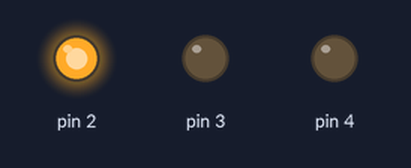
Bench run of a sketch on a simulated Arduino Uno, built with avr-gcc and run on an emulated ATmega328P. Parts: output pins drawn as LEDs (lit = HIGH).

Above: at 0.2 s.
At 1.5 s:
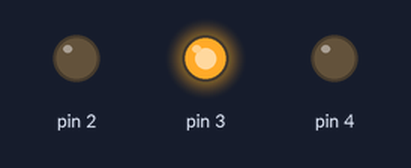
At 3.7 s:
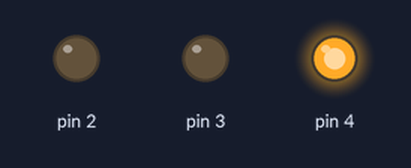
At 5.2 s:
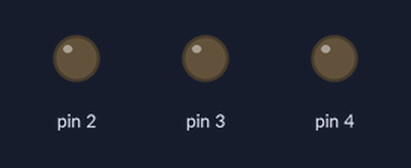
Timing chart, 0 to 7.8 s (numbered marks = the images above):
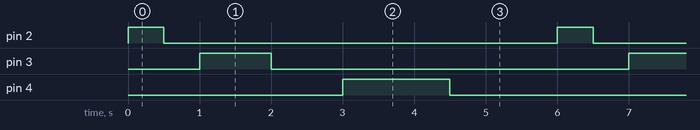

Measured:
- by itself, pin 2: alternates HIGH for 0.50 s and LOW for 5.5 s
- by itself, pin 3: alternates HIGH for 1.0 s and LOW for 5.0 s
- by itself, pin 4: alternates HIGH for 1.5 s and LOW for 4.5 s

The sketch:

3LedOn.ino
```cpp
void setup(){
  pinMode(2,OUTPUT);//2 = pin on digital
  pinMode(3,OUTPUT);
  pinMode(4,OUTPUT) ;

}

//
void loop() {
 digitalWrite(2,HIGH);// 2 = pin, HIGH = ON
 delay(500);// milliseconds
 digitalWrite(2,LOW);
 delay(500);

 digitalWrite(3,HIGH);
 delay(1000);
 digitalWrite(3,LOW);
 delay(1000);

 digitalWrite(4,HIGH);
 delay(1500);
 digitalWrite(4,LOW);
 delay(1500);
}

/*
Code with functions that have paramaters

void loop() {
  int delayTime = 500;
  turnOnLED(2,delayTime);
  turnOnLED(3,delayTime);
  turnOnLED(4,delayTime);

}

void turnOnLED( int pin, int delayTime) {
 digitalWrite(pin,HIGH);
 delay(delayTime);
 digitalWrite(pin,LOW);
 delay(delayTime);*/
```
